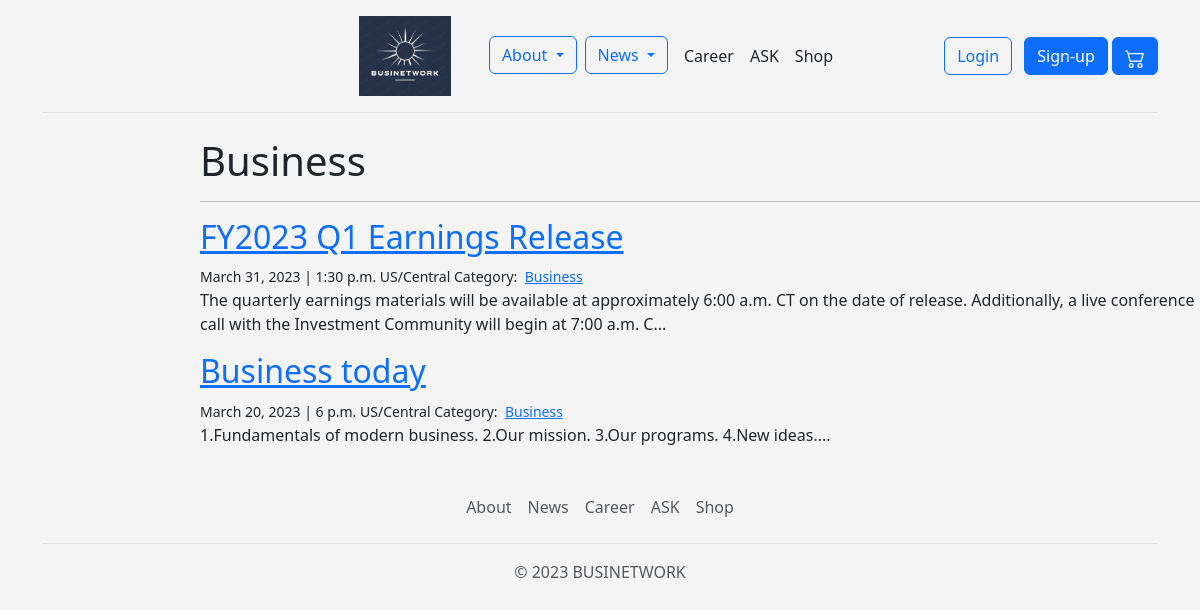
The page /news/events/Business/ on the database its author committed.
### news_final/models.py (models this page shows, shortened)
class Category(models.Model):
    name = models.CharField(max_length=20)

class Conference(models.Model):
    date = models.DateField()
    time = models.TimeField()
    place = models.CharField(max_length=30)
    categories = models.ManyToManyField('Category', related_name='conferences')
    topic = models.CharField(max_length=30)
    about = models.TextField()
    number_of_people = models.IntegerField()

### news_final/views.py (the view)
# urls.py: path('events/<category>/', views.events_category, name='events_category'),
def events_category(request, category):
    conferences = models.Conference.objects.filter(categories__name__contains=category).order_by('-date')
    context = {
        'category': category,
        'conferences': conferences
    }
    return render(request, 'events_category.html', context)

### templates/events_category.html (shortened to what this page needs)
{% extends "base.html" %}
{% block page_content %}
<div class="'col-md-8 offset-md-2">
    <h1>{{ category | title }}</h1>
    <hr>
    {% for conference in conferences %}
    <h2><a href="{% url 'events_more' conference.pk %}">{{ conference.topic }}</a></h2>
    <small>
        {{ conference.date }} | {{ conference.time }}
        {{ conference.place }}
        Category:&nbsp;
        {% for category in conference.categories.all %}
        <a href="{% url 'events_category' category.name %}">{{ category.name }}</a>&nbsp;
        {% endfor %}
    </small>
    <p>{{conference.about | slice:":200" }}...</p>
    {% endfor %}
</div>
{% endblock %}

### rows shown on the page
Category: name "Business"
Conference: topic "FY2023 Q1 Earnings Release", date "March 31, 2023", time "1:30 p.m.", place "US/Central", about "The quarterly earnings materials will be available at approximately 6:00 a.m. CT on the date of release. Additionally, a live conference call with the Investment Community will begin at 7:00 a.m. C"
Conference: topic "Business today", date "March 20, 2023", time "6 p.m.", place "US/Central", about "1.Fundamentals of modern business. 2.Our mission. 3.Our programs. 4.New ideas."
